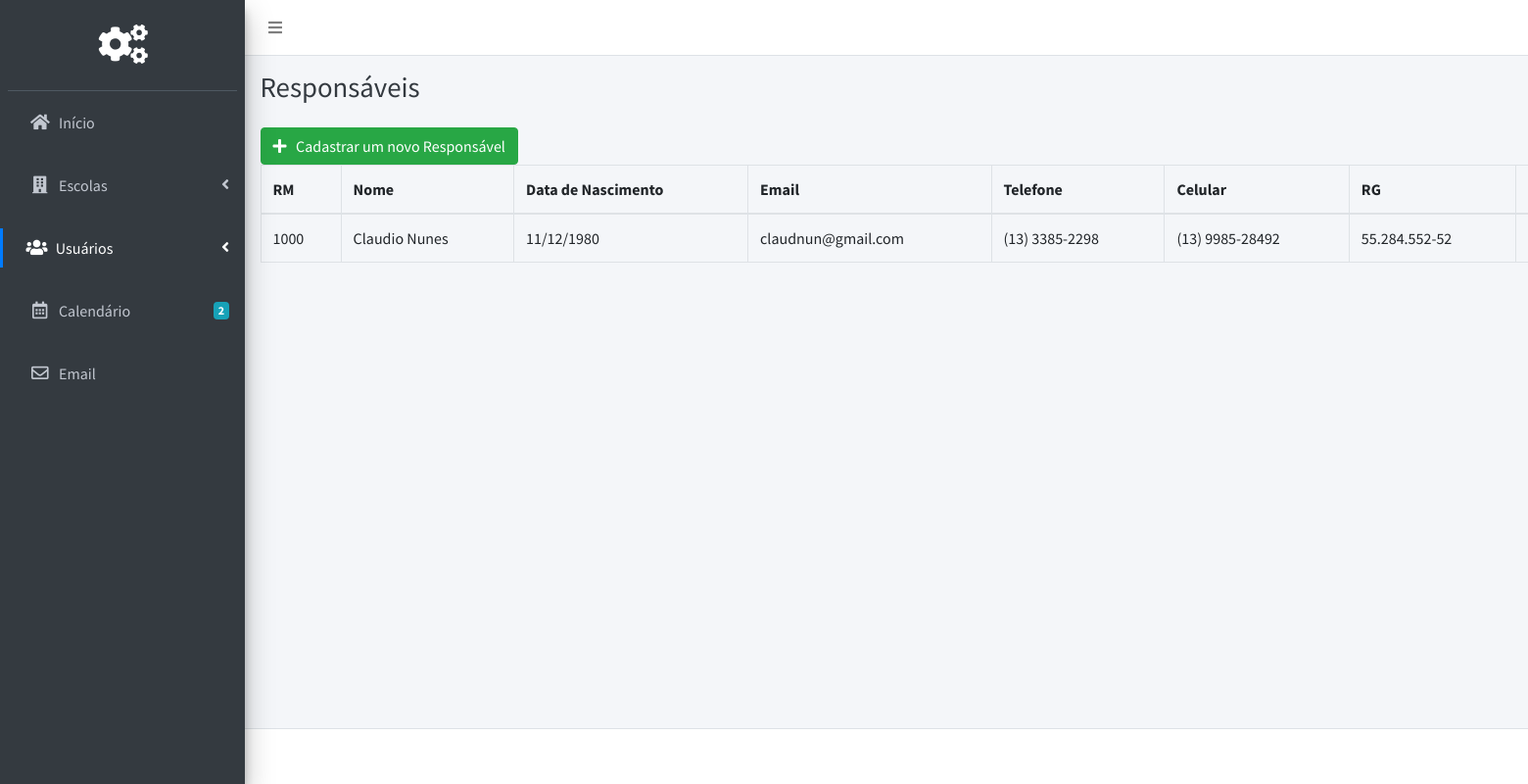
The page /Pages/Admin/responsaveis.php (signed in) on the database its author committed.
### src/Pages/Admin/responsaveis.php (the view, shortened to what this page needs)
<?php
include('../../Scripts/Database/Connection.php');
?>
<!DOCTYPE html>
<html>
<head>
  <link rel="stylesheet" href="../../plugins/fontawesome-free/css/all.min.css">
<link rel="stylesheet" href="../../assets/Admin/css/style.css">
  <link rel="stylesheet" href="https://code.ionicframework.com/ionicons/2.0.1/css/ionicons.min.css">
  <link rel="stylesheet" href="../../plugins/tempusdominus-bootstrap-4/css/tempusdominus-bootstrap-4.min.css">
  <link rel="stylesheet" href="../../plugins/icheck-bootstrap/icheck-bootstrap.min.css">
  <link rel="stylesheet" href="../../plugins/jqvmap/jqvmap.min.css">
  <link rel="stylesheet" href="../../plugins/toastr/toastr.min.css">
  <link rel="stylesheet" href="../../assets/Global/css/adminlte.min.css">
  <link rel="stylesheet" href="../../assets/Global/css/style.css">
  <link rel="stylesheet" href="../../plugins/overlayScrollbars/css/OverlayScrollbars.min.css">
  <link rel="stylesheet" href="../../plugins/daterangepicker/daterangepicker.css">
  <link rel="stylesheet" href="../../plugins/summernote/summernote-bs4.css">
</head>
<body class="hold-transition sidebar-mini layout-fixed">
<div class="wrapper">
  <nav class="main-header navbar navbar-expand navbar-white navbar-light">
    <ul class="navbar-nav">
      <li class="nav-item">
        <a class="nav-link" data-widget="pushmenu" href="#" role="button"><i class="fas fa-bars"></i></a>
      </li>
    </ul>
  </nav>
  <aside class="main-sidebar sidebar-dark-primary elevation-4">
    <div class="sidebar">
      <div class="user-panel mt-3 pb-3 mb-3 d-flex">
        <div class="image">
        </div>
        <div class="pageLogo">
       <i class="fa fa-cogs"></i>
        </div>
      </div>
      <nav class="mt-2">
        <ul class="nav nav-pills nav-sidebar nav-legacy flex-column" data-widget="treeview" role="menu" data-accordion="false">
          <li class="nav-item ">
            <a href="home.php" class="nav-link">
              <i class="nav-icon fas fa-home"></i>
              <p>
                Início
              </p>
            </a>
          </li>
        <br>
          <li class="nav-item has-treeview">
            <a href="#" class="nav-link">
              <i class="nav-icon fas fa-building"></i>
              <p>
                Escolas
                <i class="fas fa-angle-left right"></i>
              </p>
            </a>
          </li>
<br>
          <li class="nav-item has-treeview">
            <a href="#" class="nav-link active">
              <i class="nav-icon fas fa-users"></i>
              <p>
                Usuários
                <i class="right fas fa-angle-left"></i>
              </p>
            </a>
          </li><br>
          <li class="nav-item">
            <a href="pages/calendar.html" class="nav-link">
              <i class="nav-icon far fa-calendar-alt"></i>
              <p>
                Calendário
                <span class="badge badge-info right">2</span>
              </p>
            </a>
          </li>
         <br>
          <li class="nav-item">
            <a href="#" class="nav-link">
              <i class="nav-icon far fa-envelope"></i>
              <p>
                Email
              </p>
            </a>
          </li>
        </ul>
      </nav>
    </div>
  </aside>
  <div class="content-wrapper">
    <div class="content-header">
      <div class="container-fluid">
        <div class="row mb-2">
          <div class="col-sm-6">
            <h1 class="m-0 text-dark">Responsáveis</h1>
          </div>
        </div>
      </div>
    </div>
    <section class="content">
      <div class="container-fluid">
        <button class="btn btn-success" type="button" name="button" data-toggle="modal" data-target="#registrarAluno"><i class="fa fa-plus"></i> &nbsp;  Cadastrar um novo Responsável</button>
        <table class="table table-bordered display" id="tabelaResp" width="100%" cellspacing="0">
          <form action="" id="myform">
        <thead>
            <tr>
                <th>RM</th>
		        <th>Nome</th>
		        <th>Data de Nascimento</th>
		        <th>Email</th>
                <th>Telefone</th>
                <th>Celular</th>
                <th>RG</th>
		        <th>CPF</th>
            </tr>
        </thead>
      <tbody>
<?php
$result =  mysqli_query($conn,"SELECT * FROM Responsáveis");
while($row = mysqli_fetch_array($result))
{
echo "<tr>";
echo "<td>" . $row['RM_Responsável'] . "</td>";
echo "<td>" . $row['Resp_Nome'] . "</td>";
echo "<td>" . date("d/m/Y", strtotime($row['Resp_DataDeNascimento'])) . "</td>";
echo "<td>" . $row['Resp_Email'] . "</td>";
echo "<td>" . $row['Resp_Telefone'] . "</td>";
echo "<td>" . $row['Resp_Celular'] . "</td>";
echo "<td>" . $row['Resp_RG'] . "</td>";
echo "<td>" . $row['Resp_CPF'] . "</td>";
echo "</tr>";
}
?>
      </tbody>
      </table>
      </div>
    </section>
  </div>
  <footer class="main-footer">
  </footer>
</div>
</body>
</html>

### src/assets/Global/css/style.css (style rules this page uses)
.pageLogo { color: #fff; font-size: 40px; margin-left: 80px; }

### src/Pages/Admin/responsaveis.php (style rules this page uses)
.wrapper { width: 150vw; }

### rows shown on the page
responsáveis: RM_Responsável "1000", Resp_Nome "Claudio Nunes", Resp_DataDeNascimento "11/12/1980", Resp_Email "claudnun@gmail.com", Resp_Telefone "(13) 3385-2298", Resp_Celular "(13) 9985-28492", Resp_RG "55.284.552-52"
